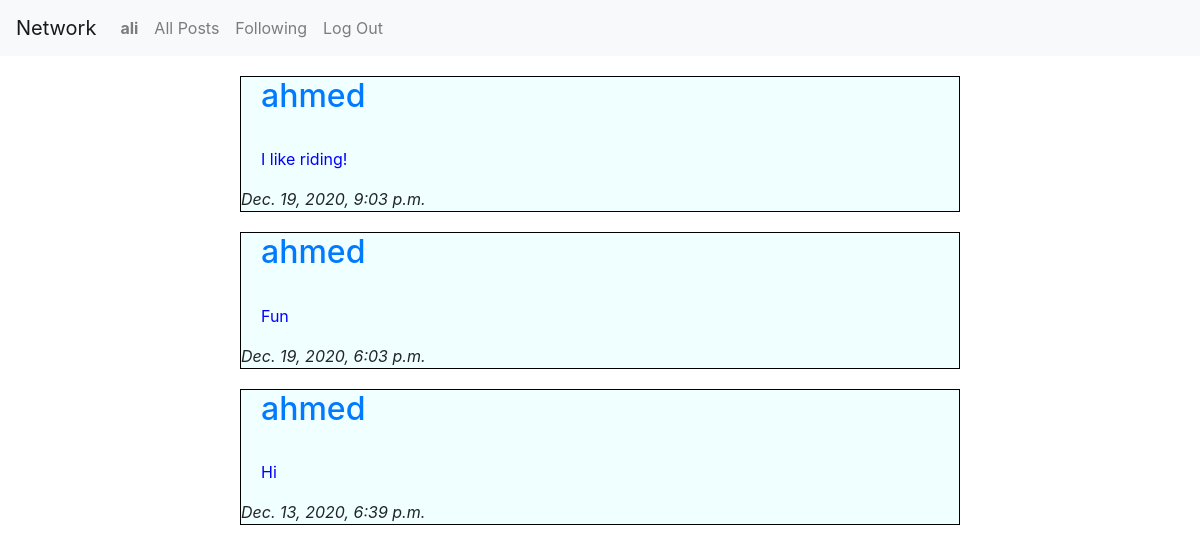
/following/2 (signed in), run on the app's committed database.
### network/models.py (models this page shows)
class User(AbstractUser):
    following = models.ManyToManyField('self', symmetrical=False, related_name="followers")
    picture = models.ImageField(height_field="hieght_field", width_field="widt_field", upload_to='media/', null=True, blank=True)
    height_field = models.IntegerField(default=0)
    width_fiels = models.IntegerField(default=0)

class Post(models.Model):
    content = models.TextField(max_length=100)
    timestamp = models.DateTimeField(auto_now_add=True)
    created_by = models.ForeignKey(User, on_delete=models.CASCADE, related_name="poster")
    like = models.ManyToManyField(User, related_name="user_like")
    num_likes= models.IntegerField(default=0)
    image = models.ImageField(blank= True,upload_to ='media')
    def __str__(self):
        return f"{self.content}, {self.timestamp},{self.created_by}, {self.image}"

### network/views.py (the view)
# urls.py: path("following/<user_id>", views.following, name="following"),
@login_required
def following(request, user_id):
    user = User.objects.get(pk=user_id)
    followings = user.followers.all()
    posts = Post.objects.filter(created_by__in=followings).order_by('-timestamp')
    print(followings)
    for following in followings:
        poster = Post.objects.filter(created_by=following)
        print(poster)
    return render(request, "network/following.html",{
        "posts" : posts
    })

### network/templates/network/following.html (shortened to what this page needs)
{% extends "network/layout.html" %}
{% block body %}
    <div class="main">
        {% for post in posts %}
        <div class="post-details">
            <h2><a href="{% url 'profile' post.created_by.id %}">{{ post.created_by }}</a></h2>
                <br>
                <p id="{{post.timestamp}}">{{ post.content }}</p>
                <i>{{ post.timestamp }}</i>
        </div>
    {% endfor %}
    </div>
{% endblock %}

### network/templates/network/layout.html (shortened to what this page needs)
{% load static %}
<!DOCTYPE html>
<html lang="en">
    <head>
        <link rel="stylesheet" href="https://stackpath.bootstrapcdn.com/bootstrap/4.4.1/css/bootstrap.min.css">
        <link href="{% static 'network/styles.css' %}" rel="stylesheet">
    </head>
    <body>
        <nav class="navbar navbar-expand-lg navbar-light bg-light">
            <a class="navbar-brand" href="{% url 'index' %}">Network</a>
            <div>
              <ul class="navbar-nav mr-auto">
                {% if user.is_authenticated %}
                    <li class="nav-item">
                        <a class="nav-link" href="{% url 'profile' user.id %}"><strong>{{ user.username }}</strong></a>
                    </li>
                {% endif %}
                <li class="nav-item">
                  <a class="nav-link" href="{% url 'index' %}">All Posts</a>
                </li>
                {% if user.is_authenticated %}
                    <li class="nav-item">
                        <a class="nav-link" href="{% url 'following' user.id %}">Following</a>
                    </li>
                    <li class="nav-item">
                        <a class="nav-link" href="{% url 'logout' %}">Log Out</a>
                    </li>
                {% endif %}
              </ul>
            </div>
          </nav>
        <div class="body">
            {% block body %}
            {% endblock %}
        </div>
    </body>
</html>

### network/static/network/styles.css (style rules this page uses)
.main { width: 60%; margin-left: auto; margin-right: auto; }
.main .post-details { border: 1px solid black; margin-top: 20px; margin-bottom: 20px; background-color: azure; position: relative; }
.main .post-details h2 { margin-left: 20px; }
.main .post-details p { margin-left: 20px; color: blue ; }

### data on the page
User: username "ali"
Post: created_by "ahmed", content "I like riding!", timestamp "Dec. 19, 2020, 9:03 p.m."
Post: created_by "ahmed", content "Fun", timestamp "Dec. 19, 2020, 6:03 p.m."
Post: created_by "ahmed", content "Hi", timestamp "Dec. 13, 2020, 6:39 p.m."
